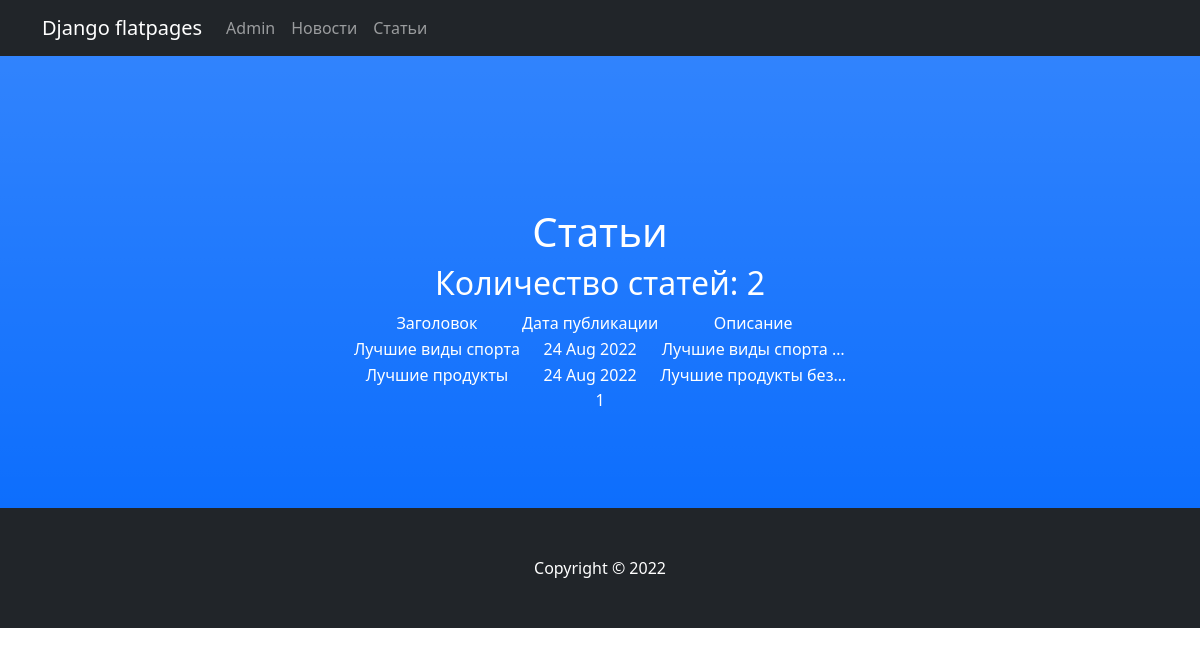
The app's page /articles/ with its own data.
### newsapp/models.py (models this page shows, shortened)
class Post(models.Model):
    head = models.CharField(max_length=255, unique=True)
    text = models.TextField()
    rate = models.IntegerField(default=0)
    type = models.BooleanField(default=False)  # False - новость, True - статья
    time = models.DateTimeField(auto_now_add=True)
    author = models.ForeignKey(Author, on_delete=models.CASCADE)
    category = models.ManyToManyField(Category, through='PostCategory')

### newsapp/views.py (the view)
class Articles(ListView):
    queryset = Post.objects.filter(type=1)
    ordering = '-time'
    template_name = 'articles.html'
    context_object_name = 'articles'
    paginate_by = 10
    def get_context_data(self, **kwargs):
        context = super().get_context_data(**kwargs)
        a = Post.objects.all()
        context['amount'] = 0
        for i in a:
            if i.type == 1:
                context['amount'] += 1
        return context

### newsapp/templatetags/custom_filters.py (called while the page is built)
@register.filter()
def censor(value):
    bad = [
        'жопа', 'Жопа',
        'херня', 'Херня',
        'чмо', 'Чмо'
    ]
    for i in bad:
        if i in value:
            value = value.replace(i[1:], '*' * (len(i) - 1))
    return f'{value}'

### templates/articles.html (shortened to what this page needs)
{% extends 'flatpages/default.html' %}
{% load custom_filters %}
{% block content %}
<h1>Статьи</h1>
{% if articles %}
<h2>Количество статей: {{ amount }}</h2>
<table align="center">
    <tr>
        <td>
            Заголовок
        </td>
        <td>
            Дата публикации
        </td>
        <td>
            Описание
        </td>
    </tr>
    {% for i in articles %}
    {% if i.type == 1 %}
    <tr>
        <td>{{ i.head|censor }}</td>
        <td>{{ i.time|date:'d M Y' }}</td>
        <td>{{ i.text|truncatechars:20|censor }}</td>
    </tr>
    {% endif %}
    {% endfor %}
</table>
{% else %}
<h2>Статей нет!</h2>
{% endif %}
   {{ page_obj.number }}
{% endblock content %}

### records on screen
Post: head|censor "Лучшие виды спорта", time "24 Aug 2022", text|censor "Лучшие виды спорта …"
Post: head|censor "Лучшие продукты", time "24 Aug 2022", text|censor "Лучшие продукты без…"

### other values on screen
{{ amount }} "2"
{{ page_obj.number }} "1"
